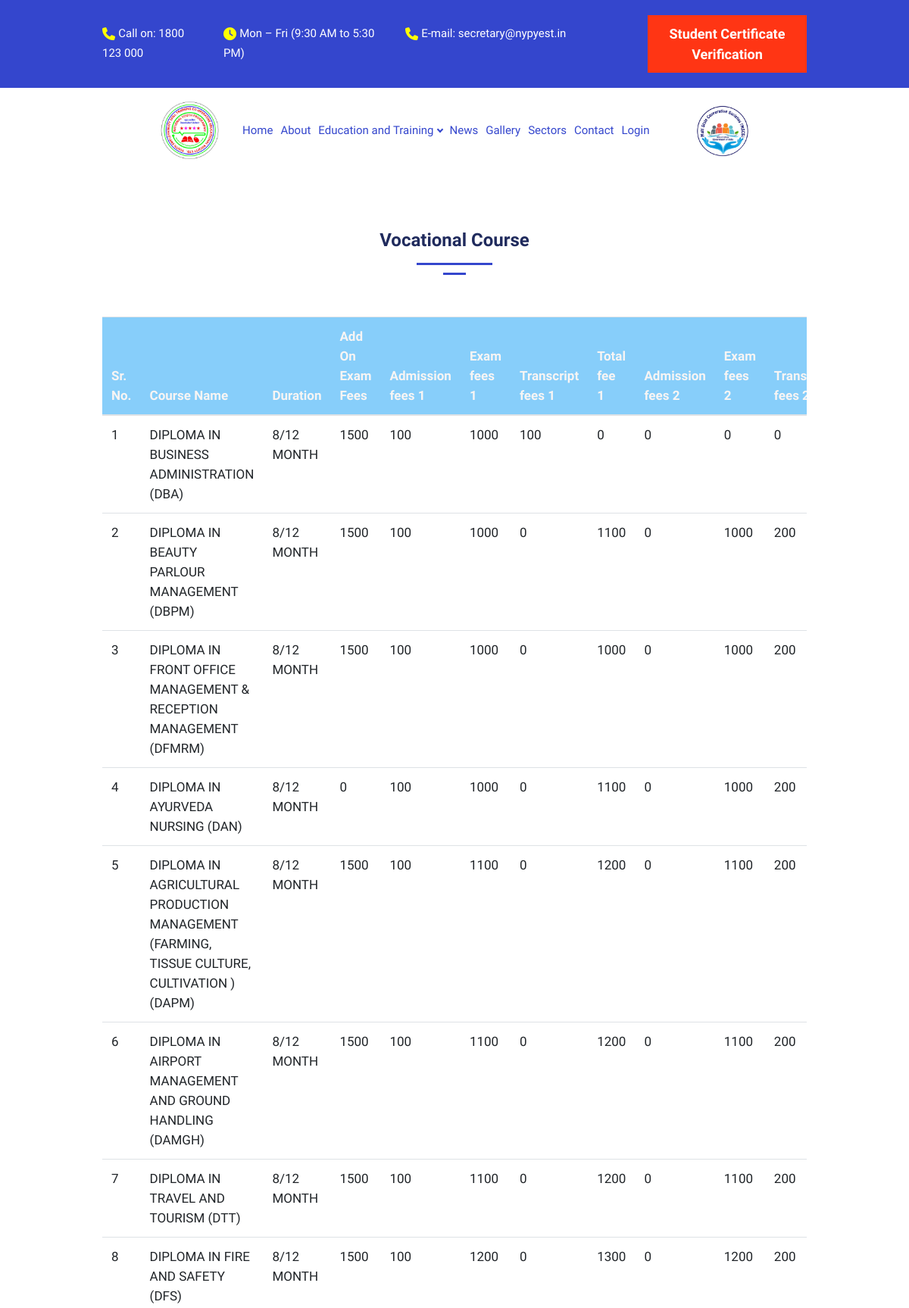
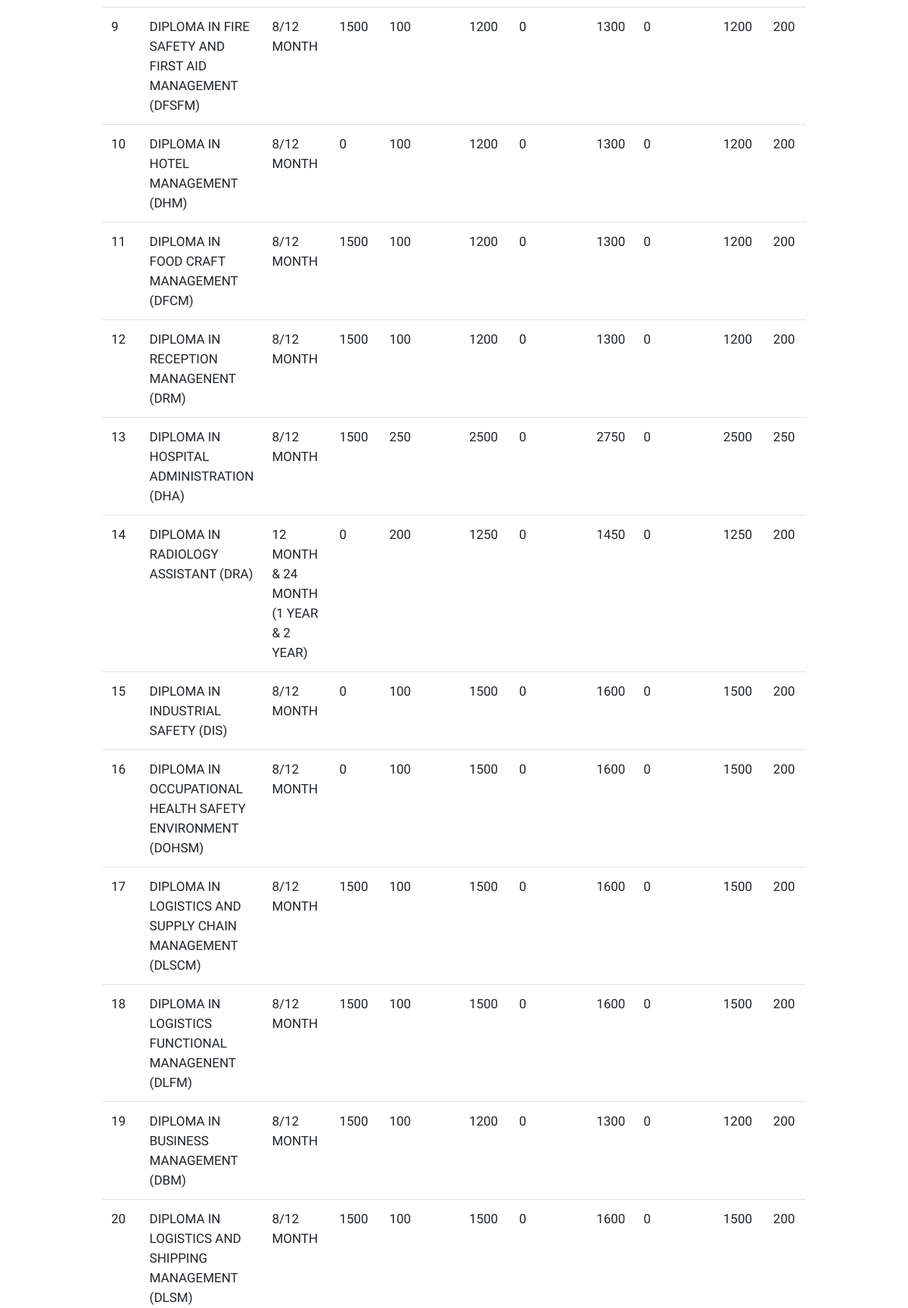
The page /course (upper part) on the database its author committed (2 pictures, top to bottom).
### nationalyouth/models.py (models this page shows, shortened)
class Vocational_Course(models.Model):
    course_name = models.ForeignKey(Course_Name, on_delete = models.CASCADE,null=True,blank=True) #select option filed
    duration = models.CharField(max_length=250,null=True,blank=True,default='')
    add_on_exam_fees = models.IntegerField(default=0)
    admission_fee_1 = models.IntegerField(default=0)
    exam_fee_1 = models.IntegerField(default=0)
    transcript_fee_1 = models.IntegerField(default=0)
    total_fee_1 = models.IntegerField(default=0)
    admission_fee_2 = models.IntegerField(default=0)
    exam_fee_2 = models.IntegerField(default=0)
    transcript_fee_2 = models.IntegerField(default=0)
    total_fee_2 = models.IntegerField(default=0)
    yearly_exam_fee = models.IntegerField(default=0)
    gst = models.CharField(max_length=250,null=True,blank=True,default='')
    date_and_time = models.DateTimeField(auto_now_add=True)

class Course_Name(models.Model):
    course_name = models.CharField(max_length=250)
    date_and_time = models.DateTimeField(auto_now_add=True)
    def __str__(self):
        return self.course_name

### nationalyouth/views.py (the view)
# urls.py: path('course',course,name='course'),
def course(request):
    vocational_course = Vocational_Course.objects.all()
    certificate_course = Certificate_Course.objects.all()
    diploma_programme = Diploma_Programme.objects.all()
    pg_diploma_programme = PG_Diploma_Programme.objects.all()
    data = {
        'vocational_course' : vocational_course,
        'certificate_course': certificate_course,
        'diploma_programme': diploma_programme,
        'pg_diploma_programmes': pg_diploma_programme
    }
    return render(request,'internal/course.html',data)

### nationalyouth/templates/internal/course.html (shortened to what this page needs)
{% extends 'Main/base.html' %} {% block main_content %} {% load static %}
<div class="phStickyWrap">
   {% include 'Main/header.html' %}
</div>
<body>
   <div class="d-lg-flex half">
      <div class="container">
         <div class="row align-items-center justify-content-center">
            <div class="d-lg-flex">
                <div class="container mb-16">
                   <div class="row align-items-center justify-content-center">
                      <div class="col-lg-12 col-md-12 col-sm-6 py-5 pt-15">
                         <center>
                            <h3>Vocational Course</h3>
                            <div style="display: flex; flex-direction: column; align-items: center;">
                               <div style="width: 100px; height: 3px; background-color: #3446CD; margin-bottom: 10px;">
                               </div>
                               <div style="width: 30px; height: 3px; background-color: #3446CD; margin-bottom: 55px;">
                               </div>
                            </div>
                         </center>
                         <section class="bg-light">
                            <div class="table-responsive" id="no-more-tables">
                               <table class="table bg-white">
                                  <thead class="bg-dark text-light">
                                     <tr>
                                        <th>Sr. No.</th>
                                        <th>Course Name</th>
                                        <th>Duration</th>
                                        <th>Add On Exam Fees</th>
                                        <th>Admission fees 1</th>
                                        <th>Exam fees 1</th>
                                        <th>Transcript fees 1</th>
                                        <th>Total fee 1</th>
                                        <th>Admission fees 2</th>
                                        <th>Exam fees 2</th>
                                        <th>Transcript fees 2</th>
                                     </tr>
                                  </thead>
                                  <tbody>
                                    {% if vocational_course %}
                                    {% for vc in vocational_course %}
                                     <tr>
                                       <td>{{forloop.counter}}</td>
                                        <td>{{vc.course_name}}</td>
                                        <td>{{vc.duration}}</td>
                                        <td>{{vc.add_on_exam_fees}}</td>
                                        <td>{{vc.admission_fee_1}}</td>
                                        <td>{{vc.exam_fee_1}}</td>
                                        <td>{{vc.transcript_fee_1}}</td>
                                        <td>{{vc.total_fee_1}}</td>
                                        <td>{{vc.admission_fee_2}}</td>
                                        <td>{{vc.exam_fee_2}}</td>
                                        <td>{{vc.transcript_fee_2}}</td>
                                     </tr>
                                     {% endfor %}
                                     {% else %}
                                     <td>No Records Found</td>
                                    {% endif %}
                                  </tbody>
                                 </table>
                            </div>
                         </section>
                      </div>
                   </div>
                </div>
            </div>
         </div>
      </div>
      {% endblock %}

### nationalyouth/static/main/css/responsive.css (style rules this page uses)
@media (min-width: 768px) { .phStickyWrap { min-height: 95px; } }
@media (min-width: 992px) { .phStickyWrap { min-height: 111px; } }

### rows shown on the page
Vocational_Course: course_name "DIPLOMA IN BUSINESS ADMINISTRATION (DBA)", duration "8/12 MONTH", add_on_exam_fees "1500", admission_fee_1 "100", exam_fee_1 "1000", transcript_fee_1 "100", total_fee_1 "0", admission_fee_2 "0", exam_fee_2 "0", transcript_fee_2 "0"
Vocational_Course: course_name "DIPLOMA IN BEAUTY PARLOUR MANAGEMENT (DBPM)", duration "8/12 MONTH", add_on_exam_fees "1500", admission_fee_1 "100", exam_fee_1 "1000", transcript_fee_1 "0", total_fee_1 "1100", admission_fee_2 "0", exam_fee_2 "1000", transcript_fee_2 "200"
Vocational_Course: course_name "DIPLOMA IN FRONT OFFICE MANAGEMENT & RECEPTION MANAGEMENT (DFMRM)", duration "8/12 MONTH", add_on_exam_fees "1500", admission_fee_1 "100", exam_fee_1 "1000", transcript_fee_1 "0", total_fee_1 "1000", admission_fee_2 "0", exam_fee_2 "1000", transcript_fee_2 "200"
Vocational_Course: course_name "DIPLOMA IN AYURVEDA NURSING (DAN)", duration "8/12 MONTH", add_on_exam_fees "0", admission_fee_1 "100", exam_fee_1 "1000", transcript_fee_1 "0", total_fee_1 "1100", admission_fee_2 "0", exam_fee_2 "1000", transcript_fee_2 "200"
Vocational_Course: course_name "DIPLOMA IN AGRICULTURAL PRODUCTION MANAGEMENT (FARMING, TISSUE CULTURE, CULTIVATION ) (DAPM)", duration "8/12 MONTH", add_on_exam_fees "1500", admission_fee_1 "100", exam_fee_1 "1100", transcript_fee_1 "0", total_fee_1 "1200", admission_fee_2 "0", exam_fee_2 "1100", transcript_fee_2 "200"
Vocational_Course: course_name "DIPLOMA IN AIRPORT MANAGEMENT AND GROUND HANDLING (DAMGH)", duration "8/12 MONTH", add_on_exam_fees "1500", admission_fee_1 "100", exam_fee_1 "1100", transcript_fee_1 "0", total_fee_1 "1200", admission_fee_2 "0", exam_fee_2 "1100", transcript_fee_2 "200"
Vocational_Course: course_name "DIPLOMA IN TRAVEL AND TOURISM (DTT)", duration "8/12 MONTH", add_on_exam_fees "1500", admission_fee_1 "100", exam_fee_1 "1100", transcript_fee_1 "0", total_fee_1 "1200", admission_fee_2 "0", exam_fee_2 "1100", transcript_fee_2 "200"
Vocational_Course: course_name "DIPLOMA IN FIRE AND SAFETY (DFS)", duration "8/12 MONTH", add_on_exam_fees "1500", admission_fee_1 "100", exam_fee_1 "1200", transcript_fee_1 "0", total_fee_1 "1300", admission_fee_2 "0", exam_fee_2 "1200", transcript_fee_2 "200"
Vocational_Course: course_name "DIPLOMA IN FIRE SAFETY AND FIRST AID MANAGEMENT (DFSFM)", duration "8/12 MONTH", add_on_exam_fees "1500", admission_fee_1 "100", exam_fee_1 "1200", transcript_fee_1 "0", total_fee_1 "1300", admission_fee_2 "0", exam_fee_2 "1200", transcript_fee_2 "200"
Vocational_Course: course_name "DIPLOMA IN HOTEL MANAGEMENT (DHM)", duration "8/12 MONTH", add_on_exam_fees "0", admission_fee_1 "100", exam_fee_1 "1200", transcript_fee_1 "0", total_fee_1 "1300", admission_fee_2 "0", exam_fee_2 "1200", transcript_fee_2 "200"
Vocational_Course: course_name "DIPLOMA IN FOOD CRAFT MANAGEMENT (DFCM)", duration "8/12 MONTH", add_on_exam_fees "1500", admission_fee_1 "100", exam_fee_1 "1200", transcript_fee_1 "0", total_fee_1 "1300", admission_fee_2 "0", exam_fee_2 "1200", transcript_fee_2 "200"
Vocational_Course: course_name "DIPLOMA IN RECEPTION MANAGENENT (DRM)", duration "8/12 MONTH", add_on_exam_fees "1500", admission_fee_1 "100", exam_fee_1 "1200", transcript_fee_1 "0", total_fee_1 "1300", admission_fee_2 "0", exam_fee_2 "1200", transcript_fee_2 "200"
Vocational_Course: course_name "DIPLOMA IN HOSPITAL ADMINISTRATION (DHA)", duration "8/12 MONTH", add_on_exam_fees "1500", admission_fee_1 "250", exam_fee_1 "2500", transcript_fee_1 "0", total_fee_1 "2750", admission_fee_2 "0", exam_fee_2 "2500", transcript_fee_2 "250"
Vocational_Course: course_name "DIPLOMA IN RADIOLOGY ASSISTANT (DRA)", duration "12 MONTH & 24 MONTH (1 YEAR & 2 YEAR)", add_on_exam_fees "0", admission_fee_1 "200", exam_fee_1 "1250", transcript_fee_1 "0", total_fee_1 "1450", admission_fee_2 "0", exam_fee_2 "1250", transcript_fee_2 "200"
Vocational_Course: course_name "DIPLOMA IN INDUSTRIAL SAFETY (DIS)", duration "8/12 MONTH", add_on_exam_fees "0", admission_fee_1 "100", exam_fee_1 "1500", transcript_fee_1 "0", total_fee_1 "1600", admission_fee_2 "0", exam_fee_2 "1500", transcript_fee_2 "200"
Vocational_Course: course_name "DIPLOMA IN OCCUPATIONAL HEALTH SAFETY ENVIRONMENT (DOHSM)", duration "8/12 MONTH", add_on_exam_fees "0", admission_fee_1 "100", exam_fee_1 "1500", transcript_fee_1 "0", total_fee_1 "1600", admission_fee_2 "0", exam_fee_2 "1500", transcript_fee_2 "200"
Vocational_Course: course_name "DIPLOMA IN LOGISTICS AND SUPPLY CHAIN MANAGEMENT (DLSCM)", duration "8/12 MONTH", add_on_exam_fees "1500", admission_fee_1 "100", exam_fee_1 "1500", transcript_fee_1 "0", total_fee_1 "1600", admission_fee_2 "0", exam_fee_2 "1500", transcript_fee_2 "200"
Vocational_Course: course_name "DIPLOMA IN LOGISTICS FUNCTIONAL MANAGENENT (DLFM)", duration "8/12 MONTH", add_on_exam_fees "1500", admission_fee_1 "100", exam_fee_1 "1500", transcript_fee_1 "0", total_fee_1 "1600", admission_fee_2 "0", exam_fee_2 "1500", transcript_fee_2 "200"
Vocational_Course: course_name "DIPLOMA IN BUSINESS MANAGEMENT (DBM)", duration "8/12 MONTH", add_on_exam_fees "1500", admission_fee_1 "100", exam_fee_1 "1200", transcript_fee_1 "0", total_fee_1 "1300", admission_fee_2 "0", exam_fee_2 "1200", transcript_fee_2 "200"
Vocational_Course: course_name "DIPLOMA IN LOGISTICS AND SHIPPING MANAGEMENT (DLSM)", duration "8/12 MONTH", add_on_exam_fees "1500", admission_fee_1 "100", exam_fee_1 "1500", transcript_fee_1 "0", total_fee_1 "1600", admission_fee_2 "0", exam_fee_2 "1500", transcript_fee_2 "200"
